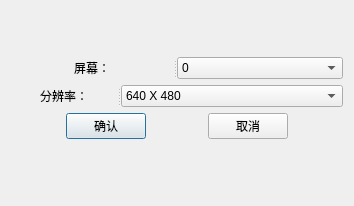
<?xml version="1.0" encoding="UTF-8"?>
<ui version="4.0">
 <class>Dialog</class>
 <widget class="QDialog" name="Dialog">
  <property name="geometry">
   <rect>
    <x>0</x>
    <y>0</y>
    <width>354</width>
    <height>206</height>
   </rect>
  </property>
  <property name="windowTitle">
   <string>Dialog</string>
  </property>
  <layout class="QGridLayout" name="gridLayout">
   <item row="0" column="0">
    <spacer name="verticalSpacer">
     <property name="orientation">
      <enum>Qt::Vertical</enum>
     </property>
     <property name="sizeHint" stdset="0">
      <size>
       <width>17</width>
       <height>37</height>
      </size>
     </property>
    </spacer>
   </item>
   <item row="1" column="0">
    <widget class="QSplitter" name="splitter_2">
     <property name="orientation">
      <enum>Qt::Horizontal</enum>
     </property>
     <widget class="QLabel" name="label_2">
      <property name="text">
       <string>屏幕：</string>
      </property>
      <property name="alignment">
       <set>Qt::AlignCenter</set>
      </property>
     </widget>
     <widget class="QComboBox" name="num_com_box_">
      <item>
       <property name="text">
        <string>0</string>
       </property>
      </item>
      <item>
       <property name="text">
        <string>1</string>
       </property>
      </item>
      <item>
       <property name="text">
        <string>2</string>
       </property>
      </item>
      <item>
       <property name="text">
        <string>3</string>
       </property>
      </item>
      <item>
       <property name="text">
        <string>4</string>
       </property>
      </item>
      <item>
       <property name="text">
        <string>5</string>
       </property>
      </item>
      <item>
       <property name="text">
        <string>6</string>
       </property>
      </item>
      <item>
       <property name="text">
        <string>7</string>
       </property>
      </item>
      <item>
       <property name="text">
        <string>8</string>
       </property>
      </item>
     </widget>
    </widget>
   </item>
   <item row="2" column="0">
    <widget class="QSplitter" name="splitter">
     <property name="orientation">
      <enum>Qt::Horizontal</enum>
     </property>
     <widget class="QLabel" name="label">
      <property name="text">
       <string>分辨率：</string>
      </property>
      <property name="alignment">
       <set>Qt::AlignCenter</set>
      </property>
     </widget>
     <widget class="QComboBox" name="resolution_com_box_">
      <item>
       <property name="text">
        <string>640 X 480</string>
       </property>
      </item>
      <item>
       <property name="text">
        <string>800 X 600</string>
       </property>
      </item>
      <item>
       <property name="text">
        <string>1024 X 768</string>
       </property>
      </item>
      <item>
       <property name="text">
        <string>1152 X 864</string>
       </property>
      </item>
      <item>
       <property name="text">
        <string>1280 X 720</string>
       </property>
      </item>
      <item>
       <property name="text">
        <string>1280 X 768</string>
       </property>
      </item>
      <item>
       <property name="text">
        <string>1280 X 800</string>
       </property>
      </item>
      <item>
       <property name="text">
        <string>1280 X 960</string>
       </property>
      </item>
      <item>
       <property name="text">
        <string>1280 X 1024</string>
       </property>
      </item>
      <item>
       <property name="text">
        <string>1360 X 768</string>
       </property>
      </item>
      <item>
       <property name="text">
        <string>1366 X 768</string>
       </property>
      </item>
      <item>
       <property name="text">
        <string>1440 X 900</string>
       </property>
      </item>
      <item>
       <property name="text">
        <string>1600 X 900</string>
       </property>
      </item>
      <item>
       <property name="text">
        <string>1920 X 1080</string>
       </property>
      </item>
     </widget>
    </widget>
   </item>
   <item row="3" column="0">
    <layout class="QHBoxLayout" name="horizontalLayout">
     <item>
      <spacer name="horizontalSpacer">
       <property name="orientation">
        <enum>Qt::Horizontal</enum>
       </property>
       <property name="sizeHint" stdset="0">
        <size>
         <width>40</width>
         <height>20</height>
        </size>
       </property>
      </spacer>
     </item>
     <item>
      <widget class="QPushButton" name="ok_btn_">
       <property name="text">
        <string>确认</string>
       </property>
      </widget>
     </item>
     <item>
      <spacer name="horizontalSpacer_3">
       <property name="orientation">
        <enum>Qt::Horizontal</enum>
       </property>
       <property name="sizeHint" stdset="0">
        <size>
         <width>40</width>
         <height>20</height>
        </size>
       </property>
      </spacer>
     </item>
     <item>
      <widget class="QPushButton" name="cancel_btn_">
       <property name="text">
        <string>取消</string>
       </property>
      </widget>
     </item>
     <item>
      <spacer name="horizontalSpacer_2">
       <property name="orientation">
        <enum>Qt::Horizontal</enum>
       </property>
       <property name="sizeHint" stdset="0">
        <size>
         <width>40</width>
         <height>20</height>
        </size>
       </property>
      </spacer>
     </item>
    </layout>
   </item>
   <item row="4" column="0">
    <spacer name="verticalSpacer_2">
     <property name="orientation">
      <enum>Qt::Vertical</enum>
     </property>
     <property name="sizeHint" stdset="0">
      <size>
       <width>17</width>
       <height>56</height>
      </size>
     </property>
    </spacer>
   </item>
  </layout>
 </widget>
 <layoutdefault spacing="6" margin="11"/>
 <resources/>
 <connections/>
</ui>
